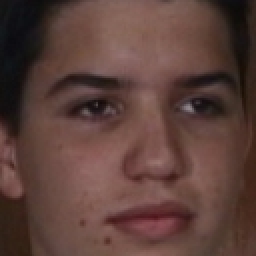
#> input picture face_images/image00001.jpg, 128 x 128 px (shown 2 times larger); its folder holds only this picture in this run
$ jupyter execute --allow-errors 'using numpy method.ipynb'   (shell and % lines are left out)
#> lines starting #> are read from the running program, lines starting #| are printed output that depends on the picture
[cell 1]
# importing the libraries
from torchsummary import summary
import pandas as pd
import numpy as np
from skimage.io import imread, imsave
from tqdm import tqdm
import matplotlib.pyplot as plt

from sklearn.model_selection import train_test_split
from sklearn.metrics import accuracy_score

from skimage.transform import rotate
from skimage.util import random_noise
from skimage.filters import gaussian
from scipy import ndimage
import random

[cell 2]
# [11 lines of commented-out code are left out]

[cell 3]
import cv2
import os
import glob
img_dir = "face_images/*"
files = glob.glob(img_dir)
data = []

for f1 in files:
    #imread stores image in rgb so no need to convert from bgr
    img = imread(f1)
#> img is the input picture: shape (128, 128, 3); mean R, G, B 92.4, 64.7, 58.5
    img = img/255
    data.append(img)

train_x = np.array(data)
train_x.shape
#> Out = (1, 128, 128, 3)

#> (a cell that did not finish here is left out)

#> (a cell that did not finish here is left out)

[cell 6]
from skimage.color import rgb2gray

[cell 7]
#https://stackoverflow.com/questions/39382412/crop-center-portion-of-a-numpy-image
def cropND(img, bounding):
    start = tuple(map(lambda a, da: a//2-da//2, img.shape, bounding))
    end = tuple(map(operator.add, start, bounding))
    slices = tuple(map(slice, start, end))
    return img[slices]

[cell 8]
# def rgb2gray(rgb):
#     return np.dot(rgb[...,:3], [0.299, 0.587, 0.144])

[cell 9]
import argparse
import os

import numpy as np
from PIL import Image
import cv2
from scipy.ndimage.interpolation import rotate


def read_image(imagefile, dtype=np.float32):
    image = np.array(Image.open(imagefile), dtype=dtype)
    return image


def save_image(image, imagefile, data_format='channel_last'):
    image = np.asarray(image, dtype=np.uint8)
    image = Image.fromarray(image)
    image.save(imagefile)

def check_size(size):
    if type(size) == int:
        size = (size, size)
    if type(size) != tuple:
        raise TypeError('size is int or tuple')
    return size


def subtract(image):
    image = image / 255
    return image


def resize(image, size):
    size = check_size(size)
    image = cv2.resize(src=image,dsize=size)
    return image


def center_crop(image, crop_size):
    crop_size = check_size(crop_size)
    h, w, _ = image.shape
    top = (h - crop_size[0]) // 2
    left = (w - crop_size[1]) // 2
    bottom = top + crop_size[0]
    right = left + crop_size[1]
    image = image[top:bottom, left:right, :]
    return image


def random_crop(image, crop_size):
    crop_size = check_size(crop_size)
    h, w, _ = image.shape
    top = np.random.randint(0, h - crop_size[0])
    left = np.random.randint(0, w - crop_size[1])
    bottom = top + crop_size[0]
    right = left + crop_size[1]
    image = image[top:bottom, left:right, :]
    return image


def horizontal_flip(image, rate=0.5):
    if np.random.rand() < rate:
        image = image[:, ::-1, :]
    return image


def vertical_flip(image, rate=0.5):
    if np.random.rand() < rate:
        image = image[::-1, :, :]
    return image


def scale_augmentation(image, scale_range, crop_size):
    scale_size = np.random.randint(*scale_range)
    image = cv2.resize(src=image, dsize=(scale_size, scale_size))
    image = random_crop(image, crop_size)
    return image


def random_rotation(image, angle_range=(0, 180)):
    h, w, _ = image.shape
    angle = np.random.randint(*angle_range)
    image = rotate(image, angle)
    image = resize(image, (h, w))
    return image


# [61 lines of commented-out code are left out]

[cell 10]
import random
final_train_data = []
final_target_train = []

for i in tqdm(range(train_x.shape[0])):

    #random cropping
    final_train_data.append(random_crop(resize(train_x[i], 128),64))
    #scale augmentation
    final_train_data.append(scale_augmentation(train_x[i],(256,480),224))
    #random rotation
    final_train_data.append(random_rotation(train_x[i]))
    #converting rgb to grey
    final_train_data.append(rgb2gray(train_x[i]))
    #random color scaling
    final_train_data.append(random.uniform(0.6,1.01)*train_x[i,:,:])
    #original
    final_train_data.append(train_x[i])


    #random brightness
    final_train_data.append(train_x[i]*(random.randint(60,101)/100))

    #rotation by 45
    final_train_data.append(rotate(train_x[i], angle=45, mode = 'wrap'))
    #flipping horizontally
    final_train_data.append(np.fliplr(train_x[i]))
    #flipping vertically
    final_train_data.append(np.flipud(train_x[i]))
    #random chance that more than one transformation happens to the image
    if(random.randint(1,101)/100 < 0.4):
        image = train_x[i]
        image = random_crop(resize(image, 128),64)
        image = random_rotation(train_x[i])
        image = scale_augmentation(train_x[i],(256,480),224)
        final_train_data.append(image)
#> this loop made 1 pass
#> pass 1, in random_crop, `image = image[top:bottom, left:right, :]`:
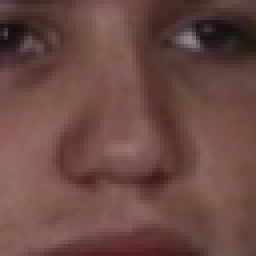
#> image: shape (64, 64, 3) float64 (shown 4 times larger); mean of channels 0, 1, 2 0.419, 0.287, 0.265; drawn as R, G, B
#> pass 1, in random_crop (call 2), `image = image[top:bottom, left:right, :]`:
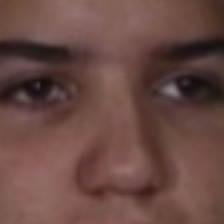
#> image: shape (224, 224, 3) float64; mean of channels 0, 1, 2 0.417, 0.292, 0.27; drawn as R, G, B
#> pass 1, in random_rotation, `image = rotate(image, angle)`:
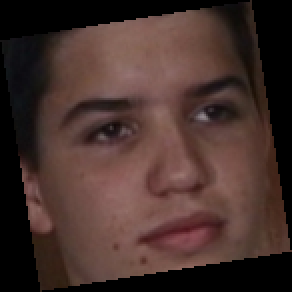
#> image: shape (146, 146, 3) float64 (shown 2 times larger); mean of channels 0, 1, 2 0.275, 0.193, 0.174; drawn as R, G, B
#> after the loop, final_train_data = 11 items

#     final_train_data.append(random_noise(train_x[i],var=0.2**2))

[cell 11]
from skimage import io, color

[cell 12]
fig,ax = plt.subplots(nrows=1,ncols=10,figsize=(20,20))
#> (the rest of this cell did not finish here and is left out)

[cell 13]
from skimage import io, color

[cell 14]
lab = color.rgb2lab(final_train_data[0])
#> lab: shape (64, 64, 3) float64; mean of channels 0, 1, 2 34.5, 13.5, 9.1

[cell 15]
def extract_single_dim_from_LAB_convert_to_RGB(image,idim):
    '''
    image is a single lab image of shape (None,None,3)
    '''
#> called with idim = 0
    z = np.zeros(image.shape)
#> z: shape (64, 64, 3) float64; every value is 0
    if idim != 0 :
        z[:,:,0]=80 ## I need brightness to plot the image along 1st or 2nd axis
    z[:,:,idim] = image[:,:,idim]
#> z: shape (64, 64, 3) float64; mean of channels 0, 1, 2 34.5, 0, 0
    z = color.lab2rgb(z)
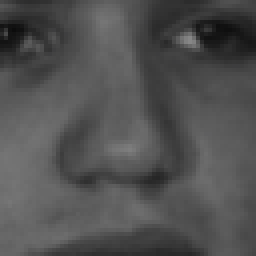
#> z: shape (64, 64, 3) float64 (shown 4 times larger); mean R, G, B 0.32, 0.32, 0.32
    return(z)

[cell 16]
count = 1
Nsample = 1
fig = plt.figure(figsize=(13,3*Nsample))


ax = fig.add_subplot(Nsample,3,count)
lab_rgb_gray = extract_single_dim_from_LAB_convert_to_RGB(lab,0)
ax.imshow(lab_rgb_gray); ax.axis("off")
ax.set_title("L: lightness")
count += 1

ax = fig.add_subplot(Nsample,3,count)
lab_rgb_gray = extract_single_dim_from_LAB_convert_to_RGB(lab,1)
#> call 2 of extract_single_dim_from_LAB_convert_to_RGB, with idim = 1
#> in extract_single_dim_from_LAB_convert_to_RGB (call 2), `z[:,:,0]=80`: z: shape (64, 64, 3) float64; mean of channels 0, 1, 2 80, 0, 0
#> in extract_single_dim_from_LAB_convert_to_RGB (call 2), `z[:,:,idim] = image[:,:,idim]`: z: shape (64, 64, 3) float64; mean of channels 0, 1, 2 80, 13.5, 0
#> in extract_single_dim_from_LAB_convert_to_RGB (call 2), `z = color.lab2rgb(z)`:
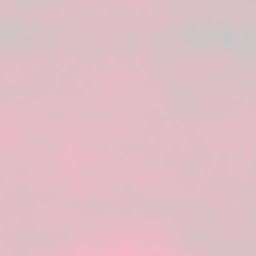
#> z: shape (64, 64, 3) float64 (shown 4 times larger); mean R, G, B 0.877, 0.744, 0.78
ax.imshow(lab_rgb_gray); ax.axis("off")
ax.set_title("A: color spectrums green to red")
count += 1

ax = fig.add_subplot(Nsample,3,count)
lab_rgb_gray = extract_single_dim_from_LAB_convert_to_RGB(lab,2)
#> call 3 of extract_single_dim_from_LAB_convert_to_RGB, with idim = 2
#> in extract_single_dim_from_LAB_convert_to_RGB (call 3), `z[:,:,idim] = image[:,:,idim]`: z: shape (64, 64, 3) float64; mean of channels 0, 1, 2 80, 0, 9.1
#> in extract_single_dim_from_LAB_convert_to_RGB (call 3), `z = color.lab2rgb(z)`:
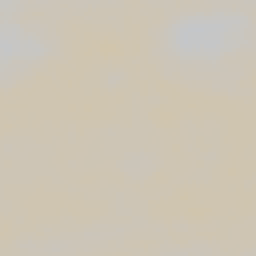
#> z: shape (64, 64, 3) float64 (shown 4 times larger); mean R, G, B 0.806, 0.775, 0.712
ax.imshow(lab_rgb_gray); ax.axis("off")
ax.set_title("B: color spectrums blue to yellow")
count += 1
plt.show()

$ run again, on face_images/image00039.jpg
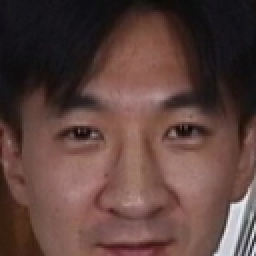
#> input picture face_images/image00039.jpg, 128 x 128 px (shown 2 times larger)
#> img is the input picture: shape (128, 128, 3); mean R, G, B 92.2, 66.2, 61.5
#> the loop `for i in tqdm(range(train_x.shape[0])):` made 1 pass
#> pass 1, in random_rotation, `image = rotate(image, angle)`:
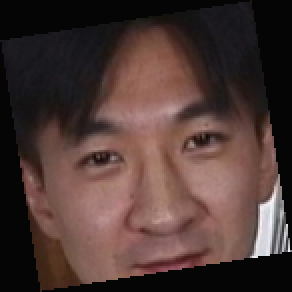
#> image: shape (146, 146, 3) float64 (shown 2 times larger); mean of channels 0, 1, 2 0.275, 0.197, 0.183; drawn with min black and max white
#> after the loop `for i in tqdm(range(train_x.shape[0])):`: final_train_data = 11 items
#> lab: shape (64, 64, 3) float64; mean of channels 0, 1, 2 42, 14, 10.5
#> in extract_single_dim_from_LAB_convert_to_RGB, `z = color.lab2rgb(z)`:
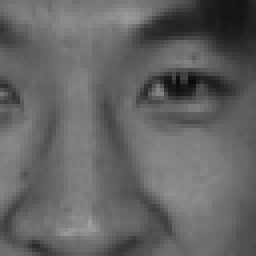
#> z: shape (64, 64, 3) float64 (shown 4 times larger); mean R, G, B 0.392, 0.392, 0.392

$ run again, on face_images/image00055.jpg
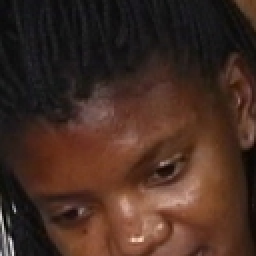
#> input picture face_images/image00055.jpg, 128 x 128 px (shown 2 times larger)
#> img is the input picture: shape (128, 128, 3); mean R, G, B 68.3, 44.6, 35.1
#> the loop `for i in tqdm(range(train_x.shape[0])):` made 1 pass
#> pass 1, in random_rotation, `image = rotate(image, angle)`:
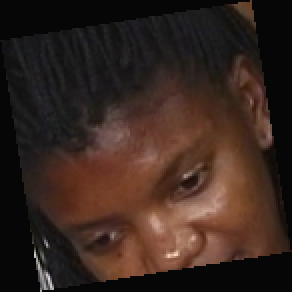
#> image: shape (146, 146, 3) float64 (shown 2 times larger); mean of channels 0, 1, 2 0.203, 0.133, 0.104; drawn with min black and max white
#> after the loop `for i in tqdm(range(train_x.shape[0])):`: final_train_data = 11 items
#> lab: shape (64, 64, 3) float64; mean of channels 0, 1, 2 32.6, 15.7, 18.4
#> in extract_single_dim_from_LAB_convert_to_RGB (call 3), `z = color.lab2rgb(z)`:
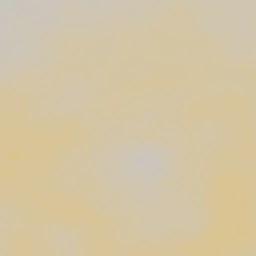
#> z: shape (64, 64, 3) float64 (shown 4 times larger); mean R, G, B 0.831, 0.773, 0.644

$ run again, on face_images/image00057.jpg
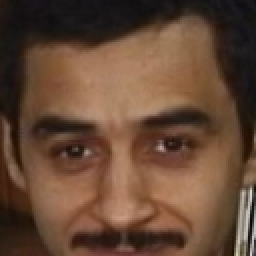
#> input picture face_images/image00057.jpg, 128 x 128 px (shown 2 times larger)
#> img is the input picture: shape (128, 128, 3); mean R, G, B 101.3, 72.3, 53.9
#> the loop `for i in tqdm(range(train_x.shape[0])):` made 1 pass
#> pass 1, in random_rotation, `image = rotate(image, angle)`:
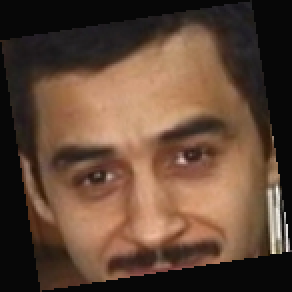
#> image: shape (146, 146, 3) float64 (shown 2 times larger); mean of channels 0, 1, 2 0.302, 0.216, 0.161; drawn with min black and max white
#> after the loop `for i in tqdm(range(train_x.shape[0])):`: final_train_data = 11 items
#> lab: shape (64, 64, 3) float64; mean of channels 0, 1, 2 44, 13, 20.8
#> in extract_single_dim_from_LAB_convert_to_RGB (call 3), `z = color.lab2rgb(z)`:
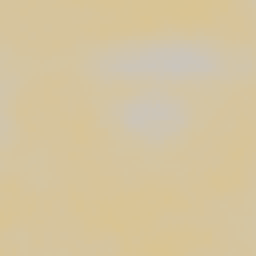
#> z: shape (64, 64, 3) float64 (shown 4 times larger); mean R, G, B 0.837, 0.773, 0.626
